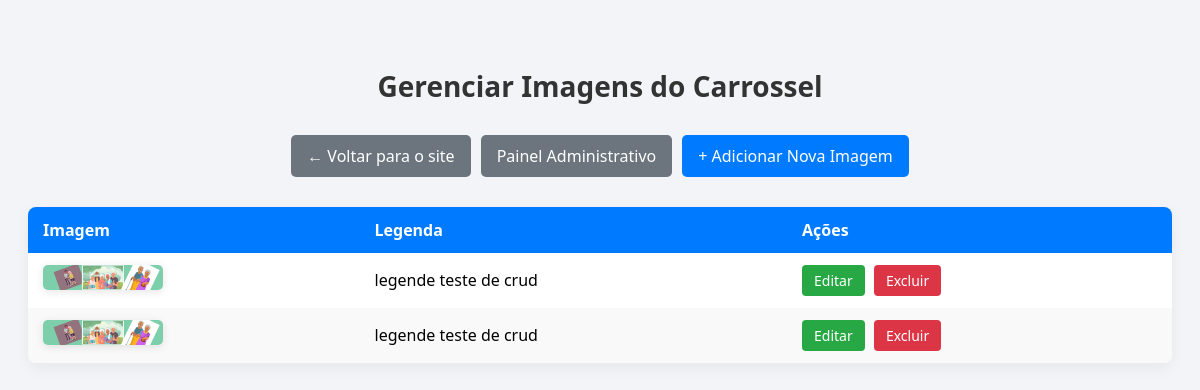
/painel_admin/carrosel-lista.php (signed in), run on the app's committed database.
### tables this page shows
CREATE TABLE `carrossel` (
  `id` int(11) NOT NULL,
  `imagem` varchar(255) DEFAULT NULL,
  `legenda` varchar(255) DEFAULT NULL
);

### painel_admin/carrosel-lista.php (the view, shortened to what this page needs)
<?php
include('../conexao.php');
$registros = $conexao->query("SELECT * FROM carrossel");
?>
<!DOCTYPE html>
<html lang="pt-br">
<head>
</head>
<body>
  <h1>Gerenciar Imagens do Carrossel</h1>
  <div class="nav">
    <a href="../index.php" class="voltar">← Voltar para o site</a>
    <a href="painel-adm.php" class="voltar">Painel Administrativo</a>
    <a href="carrosel-adicionar.php">+ Adicionar Nova Imagem</a>
  </div>
  <table>
    <thead>
      <tr>
        <th>Imagem</th>
        <th>Legenda</th>
        <th>Ações</th>
      </tr>
    </thead>
    <tbody>
      <?php while ($row = $registros->fetch_assoc()): ?>
      <tr>
        <td>
          <img src="carrosel-upload/<?= htmlspecialchars($row['imagem']); ?>" alt="Imagem Carrossel">
        </td>
        <td><?= htmlspecialchars($row['legenda']); ?></td>
        <td class="acoes">
          <a href="carrosel-editar.php?id=<?= $row['id']; ?>">Editar</a>
          <a href="carrosel-excluir.php?id=<?= $row['id']; ?>" onclick="return confirm('Tem certeza que deseja excluir?');">Excluir</a>
        </td>
      </tr>
      <?php endwhile; ?>
    </tbody>
  </table>
</body>
</html>

### painel_admin/carrosel-lista.php (style rules this page uses)
body { font-family: 'Segoe UI', Tahoma, Geneva, Verdana, sans-serif; background: #f2f4f7; padding: 40px 20px; }
h1 { text-align: center; color: #333; margin-bottom: 30px; font-size: 28px; }
.nav { text-align: center; margin-bottom: 30px; display: flex; flex-wrap: wrap; justify-content: center; gap: 10px; }
.nav a { display: inline-block; background: #007bff; color: #fff; text-decoration: none; padding: 10px 16px; border-radius: 5px; transition: background 0.3s ease; }
.nav a.voltar { background: #6c757d; }
table { width: 100%; border-collapse: separate; border-spacing: 0; background: #fff; border-radius: 8px; overflow: hidden; box-shadow: 0 5px 15px rgba(0,0,0,0.05); }
thead { background: #007bff; color: #fff; }
th, td { padding: 12px 15px; text-align: left; }
tbody tr:nth-child(even) { background: #f9f9f9; }
img { max-width: 120px; height: auto; border-radius: 5px; box-shadow: 0 2px 8px rgba(0,0,0,0.1); }
.acoes a { display: inline-block; padding: 6px 12px; border-radius: 4px; font-size: 14px; margin-right: 5px; text-decoration: none; transition: all 0.3s ease; }
.acoes a:first-child { background: #28a745; color: #fff; }
.acoes a:last-child { background: #dc3545; color: #fff; }
td { vertical-align: middle; }

### data on the page
carrossel: imagem (picture), legenda "legende teste de crud"
carrossel: imagem (picture), legenda "legende teste de crud"
